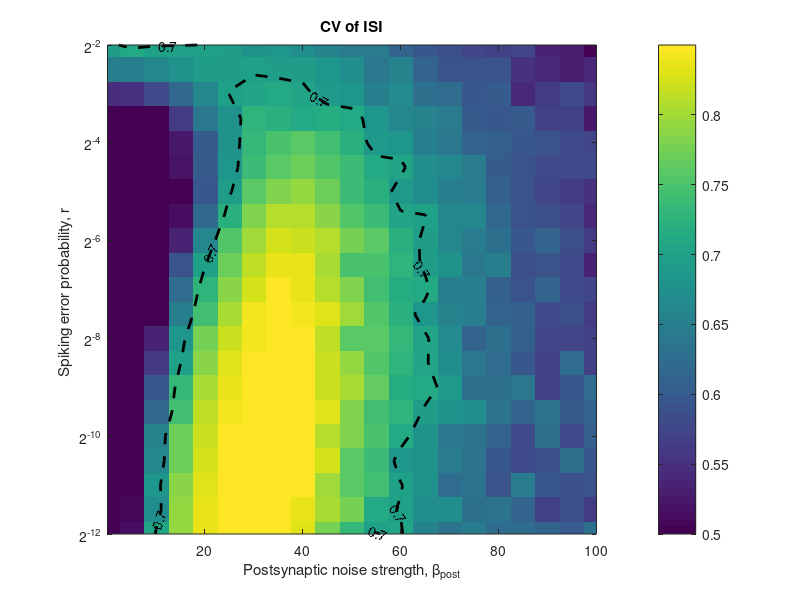
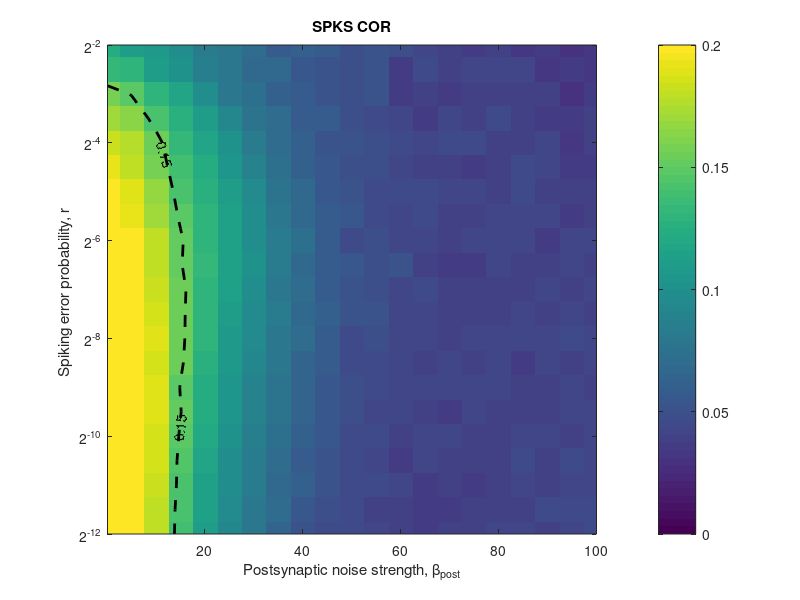
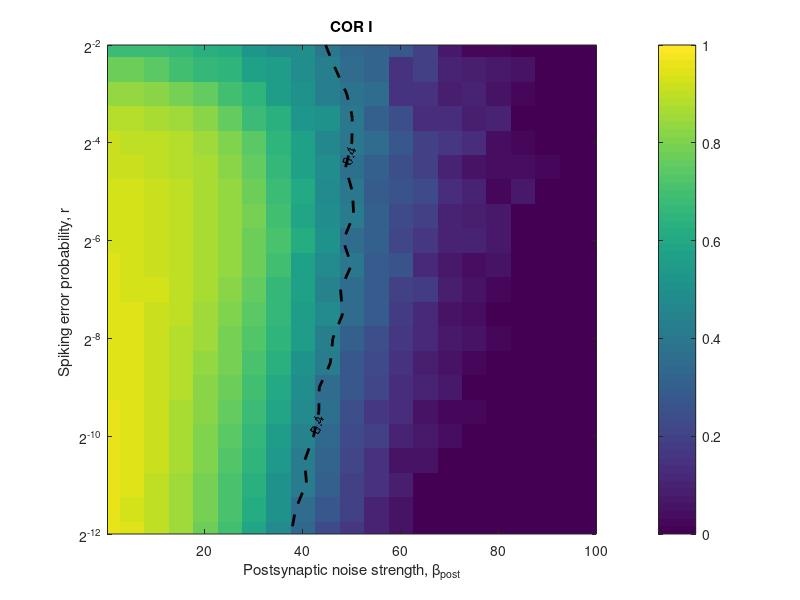

Reproduce these figures in MATLAB, in order.
clear
clc
close all
load dynamics_data_load_0.85_add_noise.mat

rin_range = rin_range_ind;

figure,imagesc(a_range,rin_range,CV_ISI)
hold on 
[C,h] = contour(a_range,rin_range,CV_ISI,[0.7 0.7], 'LineColor', 'k','LineStyle','--','LineWidth',2); 
clabel(C,h)
axis xy
xlabel('Postsynaptic noise strength, \beta_{post}')
ylabel('Spiking error probability, r ')
yticks(-12:2:-2)
yticklabels({'2^{-12}','2^{-10}','2^{-8}','2^{-6}','2^{-4}','2^{-2}'})
axis square
title('CV of ISI')
caxis([0.5,0.85])
colorbar 

figure,imagesc(a_range,rin_range,SPKS_COR)
hold on 
[C,h] = contour(a_range,rin_range,SPKS_COR,[0.15 0.15], 'LineColor', 'k','LineStyle','--','LineWidth',2); 
clabel(C,h)
axis xy
xlabel('Postsynaptic noise strength, \beta_{post}')
ylabel('Spiking error probability, r ')
yticks(-12:2:-2)
yticklabels({'2^{-12}','2^{-10}','2^{-8}','2^{-6}','2^{-4}','2^{-2}'})
axis square
title('SPKS COR')
colorbar 
caxis([0,0.2])

figure,imagesc(a_range,rin_range,COR_I)
hold on 
[C,h] = contour(a_range,rin_range,COR_I,[0.4 0.4], 'LineColor', 'k','LineStyle','--','LineWidth',2); 
clabel(C,h)
axis xy
xlabel('Postsynaptic noise strength, \beta_{post}')
ylabel('Spiking error probability, r ')
yticks(-12:2:-2)
yticklabels({'2^{-12}','2^{-10}','2^{-8}','2^{-6}','2^{-4}','2^{-2}'})
axis square
title('COR I')
colorbar 
caxis([0,1])
